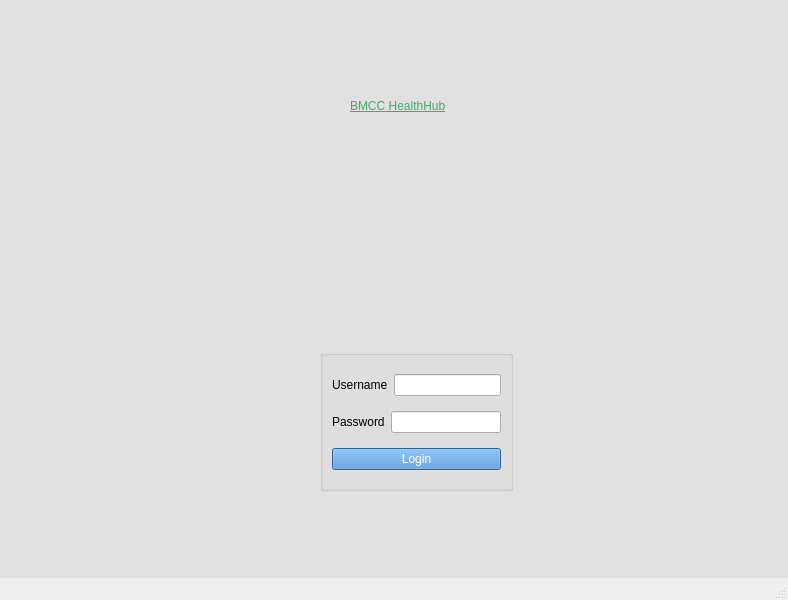
<?xml version="1.0" encoding="UTF-8"?>
<ui version="4.0">
 <class>MainWindow</class>
 <widget class="QMainWindow" name="MainWindow">
  <property name="geometry">
   <rect>
    <x>0</x>
    <y>0</y>
    <width>788</width>
    <height>600</height>
   </rect>
  </property>
  <property name="windowTitle">
   <string>MainWindow</string>
  </property>
  <widget class="QWidget" name="centralwidget">
   <widget class="QLabel" name="B1">
    <property name="geometry">
     <rect>
      <x>-10</x>
      <y>-30</y>
      <width>861</width>
      <height>631</height>
     </rect>
    </property>
    <property name="styleSheet">
     <string notr="true">background-color: rgb(184, 184, 184);
background-color: rgb(225, 225, 225);</string>
    </property>
    <property name="text">
     <string/>
    </property>
   </widget>
   <widget class="QGroupBox" name="groupBox">
    <property name="geometry">
     <rect>
      <x>320</x>
      <y>350</y>
      <width>193</width>
      <height>141</height>
     </rect>
    </property>
    <property name="title">
     <string/>
    </property>
    <layout class="QVBoxLayout" name="verticalLayout">
     <item>
      <layout class="QHBoxLayout" name="horizontalLayout">
       <item>
        <widget class="QLabel" name="label">
         <property name="styleSheet">
          <string notr="true">font: 700 9pt &quot;Segoe UI&quot;;</string>
         </property>
         <property name="text">
          <string>Username</string>
         </property>
        </widget>
       </item>
       <item>
        <widget class="QLineEdit" name="lineEdit_un">
         <property name="styleSheet">
          <string notr="true">alternate-background-color: rgb(170, 0, 0);</string>
         </property>
        </widget>
       </item>
      </layout>
     </item>
     <item>
      <layout class="QHBoxLayout" name="horizontalLayout_2">
       <item>
        <widget class="QLabel" name="label_2">
         <property name="styleSheet">
          <string notr="true">font: 700 9pt &quot;Segoe UI&quot;;</string>
         </property>
         <property name="text">
          <string>Password</string>
         </property>
        </widget>
       </item>
       <item>
        <widget class="QLineEdit" name="lineEdit_ps">
         <property name="echoMode">
          <enum>QLineEdit::Password</enum>
         </property>
        </widget>
       </item>
      </layout>
     </item>
     <item>
      <widget class="QPushButton" name="LogIn">
       <property name="styleSheet">
        <string notr="true">background-color: rgb(70, 139, 209);
color: rgb(255, 255, 255);
font: 700 9pt &quot;Segoe UI&quot;;</string>
       </property>
       <property name="text">
        <string>Login</string>
       </property>
      </widget>
     </item>
    </layout>
   </widget>
   <widget class="QLabel" name="label_3">
    <property name="geometry">
     <rect>
      <x>350</x>
      <y>60</y>
      <width>411</width>
      <height>91</height>
     </rect>
    </property>
    <property name="styleSheet">
     <string notr="true">font: 700 36pt &quot;Segoe UI&quot;;
text-decoration: underline;
color: rgb(67, 170, 105);</string>
    </property>
    <property name="text">
     <string>BMCC HealthHub</string>
    </property>
   </widget>
  </widget>
  <widget class="QMenuBar" name="menubar">
   <property name="geometry">
    <rect>
     <x>0</x>
     <y>0</y>
     <width>788</width>
     <height>21</height>
    </rect>
   </property>
  </widget>
  <widget class="QStatusBar" name="statusbar"/>
 </widget>
 <resources/>
 <connections/>
</ui>
